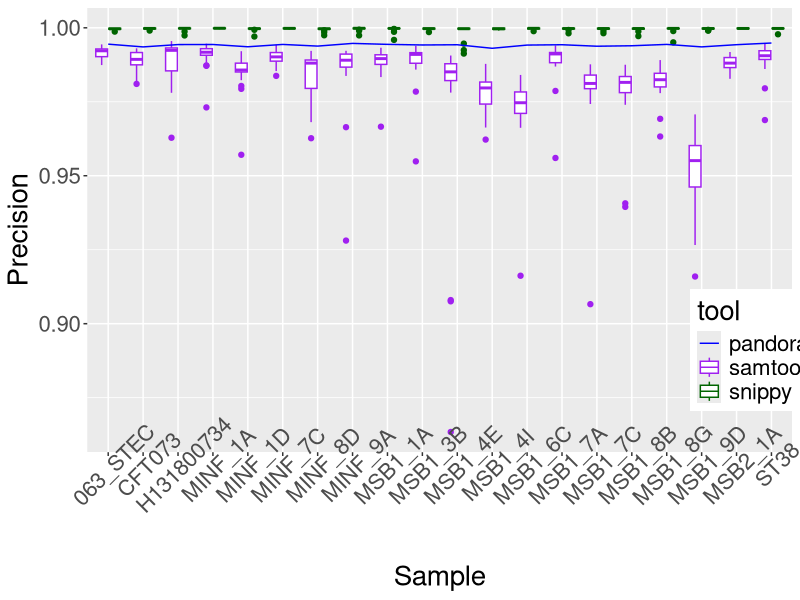
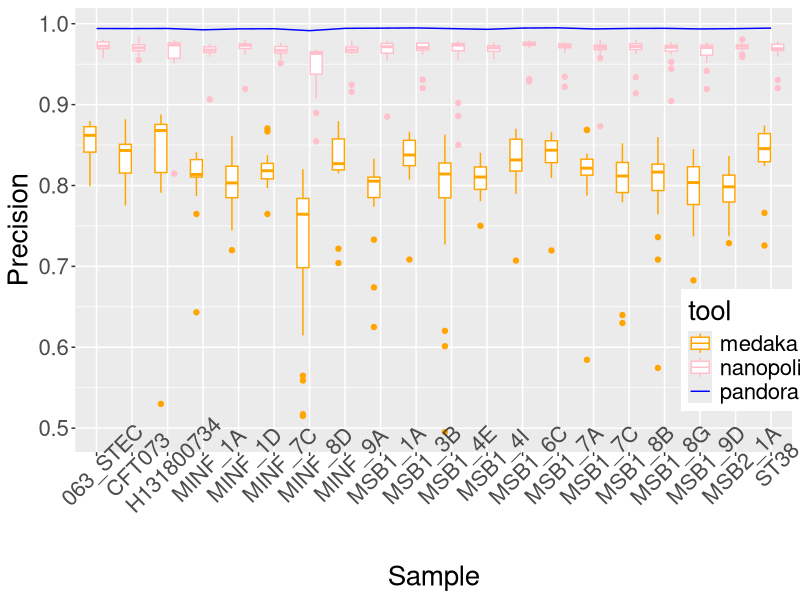

Recreate these plots in R, in order.
library("ggplot2")


png(file="precision_per_sample_illumina.png", width=700, height=400)

precision_per_sample_illumina_df <- read.csv("precision_per_sample_illumina.csv", header=TRUE)

ggplot(precision_per_sample_illumina_df, aes(x = sample, y = precision)) + 
  geom_boxplot(data = precision_per_sample_illumina_df[precision_per_sample_illumina_df$tool != "pandora", ],
               aes(group = interaction(sample, tool), colour=tool)) +
  geom_line(data = precision_per_sample_illumina_df[precision_per_sample_illumina_df$tool == "pandora", ], aes(group=tool, colour=tool)) +
  scale_colour_manual(values = c("pandora"="blue", "snippy"="darkgreen", samtools="purple")) +
  ylab("Precision") +
  xlab("Sample") +
  theme(text = element_text(size=20), axis.text.x = element_text(angle = 45), legend.position=c(0.95,0.23))

dev.off()



png(file="precision_per_sample_nanopore.png", width=700, height=400)

precision_per_sample_nanopore_df <- read.csv("precision_per_sample_nanopore.csv", header=TRUE)

ggplot(precision_per_sample_nanopore_df, aes(x = sample, y = precision)) + 
  geom_boxplot(data = precision_per_sample_nanopore_df[precision_per_sample_nanopore_df$tool != "pandora", ],
               aes(group = interaction(sample, tool), colour=tool)) +
  geom_line(data = precision_per_sample_nanopore_df[precision_per_sample_nanopore_df$tool == "pandora", ], aes(group=tool, colour=tool)) +
  scale_colour_manual(values = c("pandora"="blue", "medaka"="orange", "nanopolish"="pink")) +
  theme(text = element_text(size=20), axis.text.x = element_text(angle = 45), legend.position=c(0.95,0.23)) +
  ylab("Precision") +
  xlab("Sample")

dev.off()
